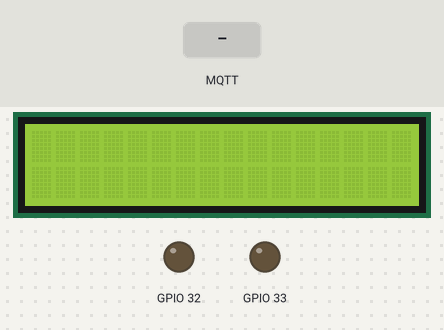
The sketch below on a simulated ESP32. On the bench: 16×2 character LCD, output pins drawn as LEDs (lit = HIGH). Inputs (shaded band) come from the test bench. WiFi joins after 1.5 s; servers stay silent unless stated; no MQTT or app messages arrive unless stated; what the sketch prints to the serial monitor is not drawn.

Above: at 3.3 s.
3.4 s: MQTT message "front" arrives on the first subscribed topic
At 3.9 s:
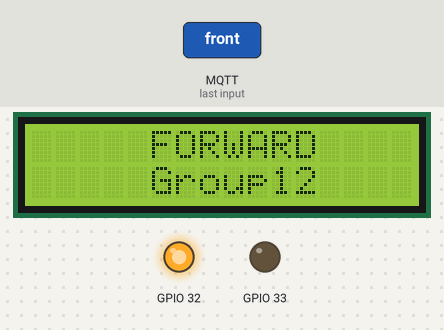
4.9 s: MQTT message "back" arrives on the first subscribed topic
At 5.2 s:
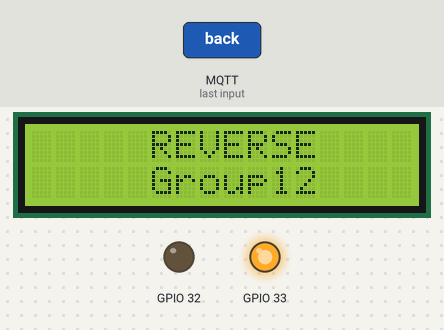
6.4 s: MQTT message "close" arrives on the first subscribed topic
At 7.4 s:
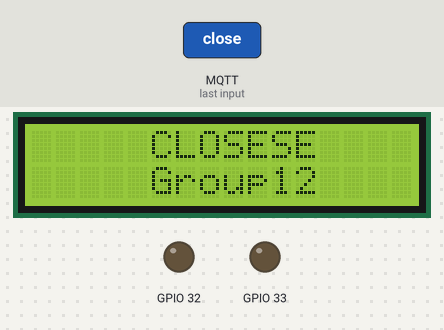
7.9 s: MQTT message "1" arrives on the first subscribed topic
At 9.3 s:
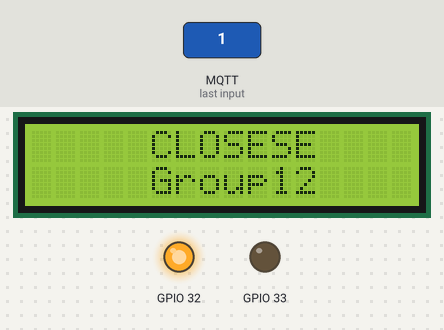
Timing chart, 0 to 10.4 s (numbered marks = the images above; inputs shaded):
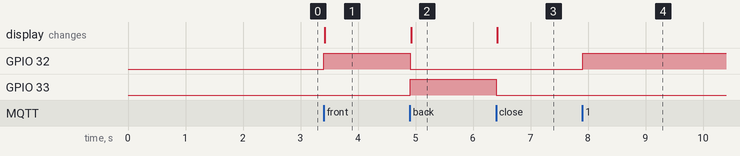

Measured:
- after the input at 3.4 s, GPIO 32: LOW → HIGH at once; the display: changes at once (image 1)
- after the input at 4.9 s, GPIO 32: HIGH → LOW at once; GPIO 33: LOW → HIGH at once; the display: changes at once (image 2)
- after the input at 6.4 s, GPIO 33: HIGH → LOW at once; the display: changes at once (image 3)
- after the input at 7.9 s, GPIO 32: LOW → HIGH at once

The sketch:

mqtt_model-spinningbase.ino
```cpp
#include <WiFi.h>
#include <MQTT.h>
#include <LCD_I2C.h>

LCD_I2C lcd(0x27, 16, 2);

const char ssid[] = "@JumboPlusIoT";
const char pass[] = "";

const char mqtt_broker[]="test.mosquitto.org";
const char mqtt_topic[]="group12/command";

const char mqtt_client_id[]="arduino_group_12"; // must change this string to a unique value

int MQTT_PORT=1883;

int counter=0;

WiFiClient net;
MQTTClient client;

unsigned long lastMillis = 0;

void connect() {
  Serial.print("checking wifi...");
  while (WiFi.status() != WL_CONNECTED) {
    Serial.print(".");
    delay(1000);
  }

  Serial.print("\nconnecting...");
  while (!client.connect(mqtt_client_id)) {
    Serial.print(".");
    delay(1000);
  }

  Serial.println("\nconnected!");

  client.subscribe(mqtt_topic);
  // client.unsubscribe("/hello");
}

void messageReceived(String &topic, String &payload) {
  Serial.println("incoming: " + topic + " - " + payload);
  if(payload=="front"){

    Serial.println("forward now");
    digitalWrite(32,HIGH);
    digitalWrite(33,LOW);
    lcd.setCursor(5, 0);
    lcd.print("FORWARD");
    lcd.setCursor(5, 1);
    lcd.print("Group12");
  }
  else if(payload=="back"){
    Serial.println("reverse now");
    digitalWrite(32,LOW);
    digitalWrite(33,HIGH);
    lcd.setCursor(5, 0);
    lcd.print("REVERSE");
    lcd.setCursor(5, 1);
    lcd.print("Group12");
  }else if(payload=="close"){
    Serial.println("close now");
    digitalWrite(32,LOW);
    digitalWrite(33,LOW);
    lcd.setCursor(5, 0);
    lcd.print("CLOSE");
    lcd.setCursor(5, 1);
    lcd.print("Group12");
  }else{
    Serial.println("test");
    digitalWrite(32,HIGH);
    digitalWrite(33,LOW);
  }

}

void setup() {
  Serial.begin(9600);
  lcd.begin();
  lcd.backlight();
  WiFi.begin(ssid, pass);
  pinMode(32,OUTPUT);
  pinMode(33,OUTPUT);

  // Note: Local domain names (e.g. "Computer.local" on OSX) are not supported
  // by Arduino. You need to set the IP address directly.
  client.begin(mqtt_broker, MQTT_PORT, net);
  client.onMessage(messageReceived);

  connect();
}

void loop() {
  client.loop();
  delay(10);  // <- fixes some issues with WiFi stability

  if (!client.connected()) {
    connect();
  }

}
```
